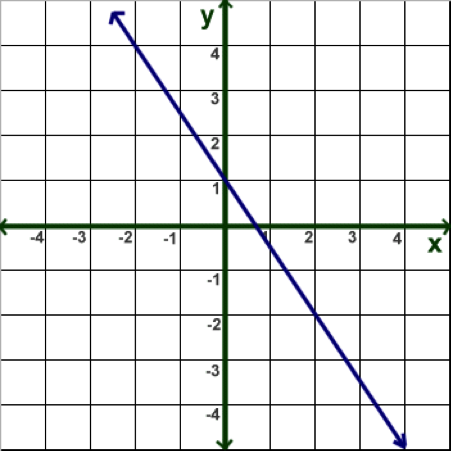
#> input picture 02-配套案例/03-机器视觉基础应用实训案例/05-图像几何变换基础实训/02旋转仿射/drawing.png, 451 x 451 px
$ python '4_仿射变换练习.py'
#> lines starting #> are read from the running program, lines starting #| are printed output that depends on the picture
#!/usr/bin/env python3
# -*- coding: utf-8 -*-


"""
在仿射变换中 原图中所有的平行线在结果图像中同样平行。
为了创建 这个矩阵，我们需要从原图像中找到三个点以及他们在输出图像中的位置。
然后传递给函数cv2.getAffineTransform创建一个 2x3 的矩，最后将矩转递给函数cv2.warpAffine
    more help(cv2.getAffineTransform)
"""
import cv2 as cv
import numpy as np

img = cv.imread('drawing.png')
#> img is the input picture: shape (451, 451, 3); mean B, G, R 232.1, 232.1, 230.9
rows, cols, ch = img.shape
#> rows = 451; cols = 451; ch = 3
print(img.shape)
#| (451, 451, 3)

cv.namedWindow('img')

pp = np.ones(img.shape, dtype = np.uint8) * 127


def draw_xy(event, x, y, flags, param):
    if flags == cv.EVENT_FLAG_LBUTTON:
        h, w = img.shape[:2]
        x_ = x if x <= w else x - w
        s = '(x:' + str(x_) + ', y:' + str(y) + ')'
        pp = np.ones(img.shape, dtype = np.uint8) * 127
        if x < w:
            cv.putText(pp, s, (20, 70), cv.FONT_HERSHEY_COMPLEX, .9, (255, 255, 255), 1,
                       cv.LINE_AA)
        else:
            cv.putText(pp, s, (20, 140), cv.FONT_HERSHEY_COMPLEX, .9, (255, 255, 255), 1,
                       cv.LINE_AA)
        cv.imshow('img', np.hstack((img, dst, pp)))


cv.setMouseCallback('img', draw_xy)

# 原图变换的顶点
pts1 = np.float32([[50, 50], [400, 50], [50, 400]])
# 目标图像变换顶点
pts2 = np.float32([[100, 150], [300, 100], [150, 250]])

# 进行仿射变换
M = cv.getAffineTransform(pts1, pts2)
dst = cv.warpAffine(img, M, (cols, rows))
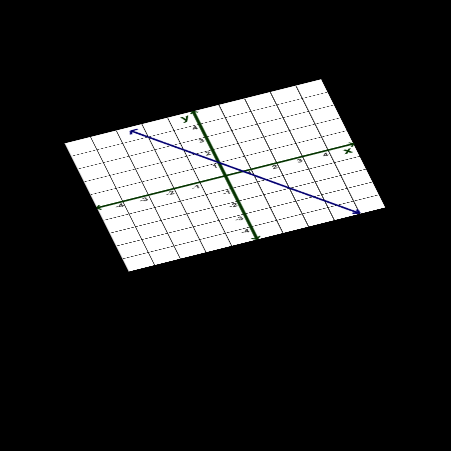
#> dst: shape (451, 451, 3); mean B, G, R 42.7, 42.7, 42.5

# 在原图中标记这些顶点
cv.circle(img,(int(pts1[0][0]),int(pts1[0][1])), 1, (0, 0, 255), cv.LINE_AA)
cv.circle(img, (int(pts1[1][0]),int(pts1[1][1])), 1, (0, 0, 255), cv.LINE_AA)
cv.circle(img, (int(pts1[2][0]),int(pts1[2][1])), 1, (0, 0, 255), cv.LINE_AA)
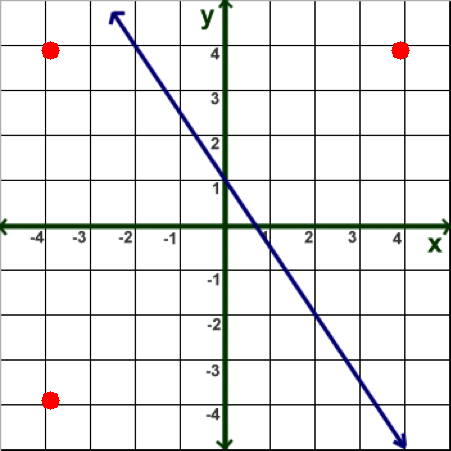
#> img: shape (451, 451, 3); mean B, G, R 231.2, 231.3, 231.1

# 在目标图中标记顶点
cv.circle(dst, (int(pts2[0][0]),int(pts1[0][1])), 1, (0, 0, 255), cv.LINE_AA)
cv.circle(dst, (int(pts2[1][0]),int(pts1[1][1])), 1, (0, 0, 255), cv.LINE_AA)
cv.circle(dst, (int(pts2[2][0]),int(pts1[2][1])), 1, (0, 0, 255), cv.LINE_AA)
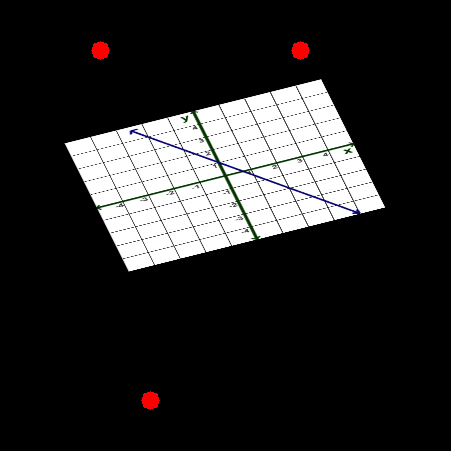
#> dst: shape (451, 451, 3); mean B, G, R 42.7, 42.7, 43.4

cv.imshow('img', np.hstack((img, dst, pp)))
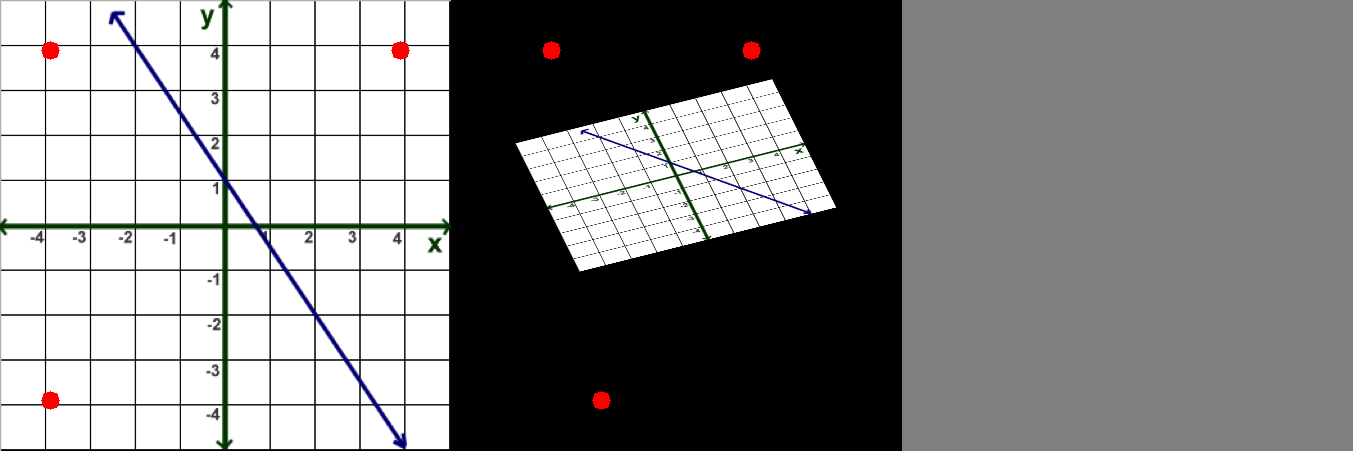
#> window 'img': shape (451, 1353, 3); mean B, G, R 133.6, 133.7, 133.8
cv.waitKey(0)
cv.destroyAllWindows()
